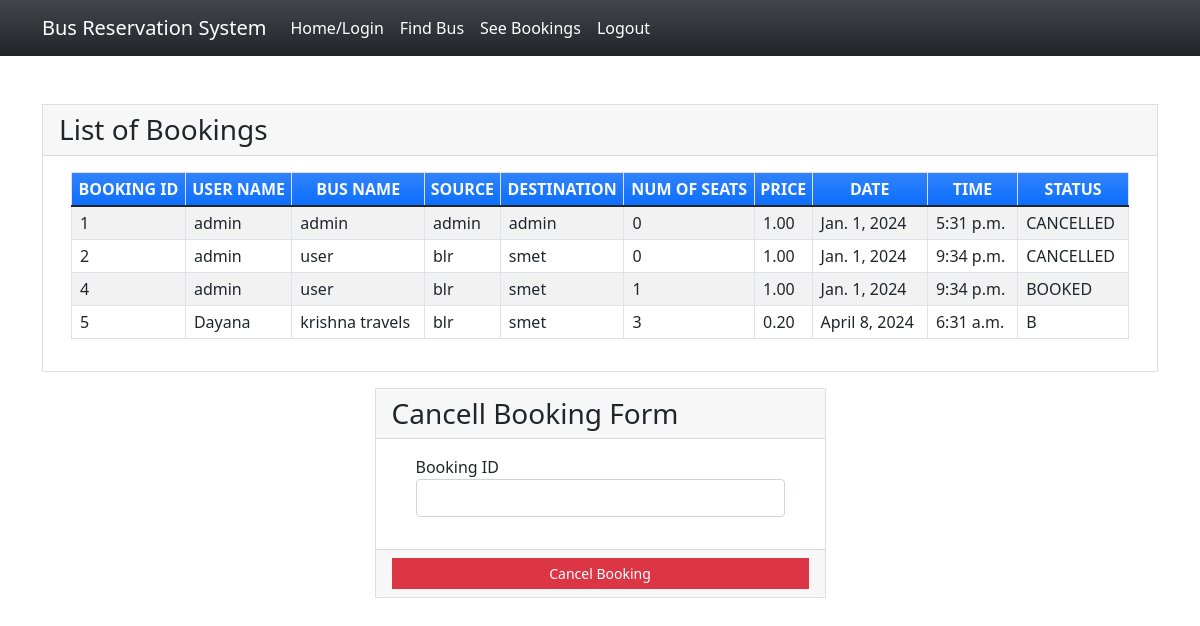
/seebookings (signed in), run on the app's committed database.
### myapp/models.py (models this page shows, shortened)
class Book(models.Model):
    BOOKED = 'B'
    CANCELLED = 'C'
    TICKET_STATUSES = ((BOOKED, 'Booked'),
                       (CANCELLED, 'Cancelled'),)
    email = models.EmailField()
    name = models.CharField(max_length=30)
    userid =models.DecimalField(decimal_places=0, max_digits=2)
    busid=models.DecimalField(decimal_places=0, max_digits=2)
    bus_name = models.CharField(max_length=30)
    source = models.CharField(max_length=30)
    dest = models.CharField(max_length=30)
    nos = models.DecimalField(decimal_places=0, max_digits=2)
    price = models.DecimalField(decimal_places=2, max_digits=6)
    date = models.DateField()
    time = models.TimeField()
    status = models.CharField(choices=TICKET_STATUSES, default=BOOKED, max_length=2)
    class Meta:
        verbose_name_plural = "List of Books"

### myapp/views.py (the view)
# urls.py: path('seebookings', views.seebookings, name="seebookings"),
@login_required(login_url='signin')
def seebookings(request,new={}):
    context = {}
    id_r = request.user.id
    book_list = Book.objects.filter(userid=id_r)
    if book_list:
        return render(request, 'myapp/booklist.html', locals())
    else:
        context["error"] = "Sorry no buses booked"
        return render(request, 'myapp/findbus.html', context)

### myapp/templates/myapp/booklist.html (shortened to what this page needs)
{% extends 'myapp/base.html' %} {% block content %}
<div class="container my-5">
    <div class="card rounded-0">
        <div class="card-header">
            <div class="card-title h3 mb-0">List of Bookings</div>
        </div>
        <div class="card-body">
            <div class="container-fluid">
                <table class="table table-bordered table-striped">
                    <thead>
                        <tr class="bg-gradient bg-primary text-light">
                            <th class="p-1 text-center">BOOKING ID</th>
                            <th class="p-1 text-center">USER NAME</th>
                            <th class="p-1 text-center">BUS NAME</th>
                            <th class="p-1 text-center">SOURCE</th>
                            <th class="p-1 text-center">DESTINATION</th>
                            <th class="p-1 text-center">NUM OF SEATS</th>
                            <th class="p-1 text-center">PRICE</th>
                            <th class="p-1 text-center">DATE</th>
                            <th class="p-1 text-center">TIME</th>
                            <th class="p-1 text-center">STATUS</th>
                        </tr>
                    </thead>
                    {% for row in book_list %}
                    <tr>
                        <td class="px-2 py-1 align-middle">{{row.id}}</td>
                        <td class="px-2 py-1 align-middle">{{row.name}}</td>
                        <td class="px-2 py-1 align-middle">{{row.bus_name}}</td>
                        <td class="px-2 py-1 align-middle">{{row.source}}</td>
                        <td class="px-2 py-1 align-middle">{{row.dest}}</td>
                        <td class="px-2 py-1 align-middle">{{row.nos}}</td>
                        <td class="px-2 py-1 align-middle">{{row.price}}</td>
                        <td class="px-2 py-1 align-middle">{{row.date}}</td>
                        <td class="px-2 py-1 align-middle">{{row.time}}</td>
                        <td class="px-2 py-1 align-middle">{{row.status}}</td>
                    </tr>
                    {% endfor %}
                </table>
            </div>
        </div>
    </div>
    <div class="row mt-3 justify-content-center">
        <div class="col-lg-5 col-md-7 col-sm-10 col-xs-12">
            <div class="card rounded-0">
                <div class="card-header">
                    <div class="card-title h3 mb-0">Cancell Booking Form</div>
                </div>
                <div class="card-body">
                    <div class="container-fluid">
                        <form action="{% url 'cancellings' %}" method="post" id="cancel-form">
                            <div class="mb-3">
                                <label for="bus_id" class="control-label">Booking ID</label>
                                <input name='bus_id' class="form-control" type="number" id="bus_id">
                            </div>
                        </form>
                    </div>
                </div>
                <div class="card-footer text-center">
                    <button class="btn btn-sm rounded-0 btn-danger w-100" form="cancel-form">Cancel Booking</button>
                </div>
            </div>
        </div>
    </div>
</div>
{% endblock %}

### myapp/templates/myapp/base.html (shortened to what this page needs)
<!doctype html>
<html lang="en">
<head>
    <link rel="stylesheet" href="https://cdn.jsdelivr.net/npm/bootstrap@5.1.3/dist/css/bootstrap.min.css">
</head>
<body>
<nav class="navbar navbar-expand-lg navbar-light bg-gradient bg-dark">
    <div class="container">
            <a class="navbar-brand" href="#" style="color: white;">Bus Reservation System</a>
        <div class="collapse navbar-collapse" id="navbarNavAltMarkup">
            <div class="navbar-nav" >
                <a class="nav-item nav-link active" href="{% url 'home' %}" style="color: white;">Home/Login</a>
                <a class="nav-item nav-link" href="{% url 'findbus' %}" style="color: white;">Find Bus</a>
                <a class="nav-item nav-link" href="{% url 'seebookings' %}" style="color: white;">See Bookings</a>
                {% if request.user.is_active %}
                <a class="nav-item nav-link " href="{% url 'signout' %}" style="color: white;">Logout</a>
                {% else %}
                <a class="nav-item nav-link " href="{% url 'signup' %}" style="color: white;">Registration</a>
                {% endif %}
            </div>
        </div>
    </div>
</nav>
{% block content %}
{% endblock %}
</body>
</html>

### myapp/templates/myapp/base.html (style rules this page uses)
body { background-image: url(https://images.unsplash.com/photo-1544620347-c4fd4a3d5957?q=80&w=1000&auto=format&fit=crop&ixlib=rb-4.0.3&ixid=M3wxMjA3fDB8MHxzZWFyY2h8Mnx8YnVzfGVufDB8fDB8fHww); background-repeat: no-repeat; background-size: cover; }

### data on the page
Book: id "1", name "admin", bus_name "admin", source "admin", dest "admin", nos "0", price "1.00", date "Jan. 1, 2024", time "5:31 p.m.", status "CANCELLED"
Book: id "2", name "admin", bus_name "user", source "blr", dest "smet", nos "0", price "1.00", date "Jan. 1, 2024", time "9:34 p.m.", status "CANCELLED"
Book: id "4", name "admin", bus_name "user", source "blr", dest "smet", nos "1", price "1.00", date "Jan. 1, 2024", time "9:34 p.m.", status "BOOKED"
Book: id "5", name "Dayana", bus_name "krishna travels", source "blr", dest "smet", nos "3", price "0.20", date "April 8, 2024", time "6:31 a.m.", status "B"
